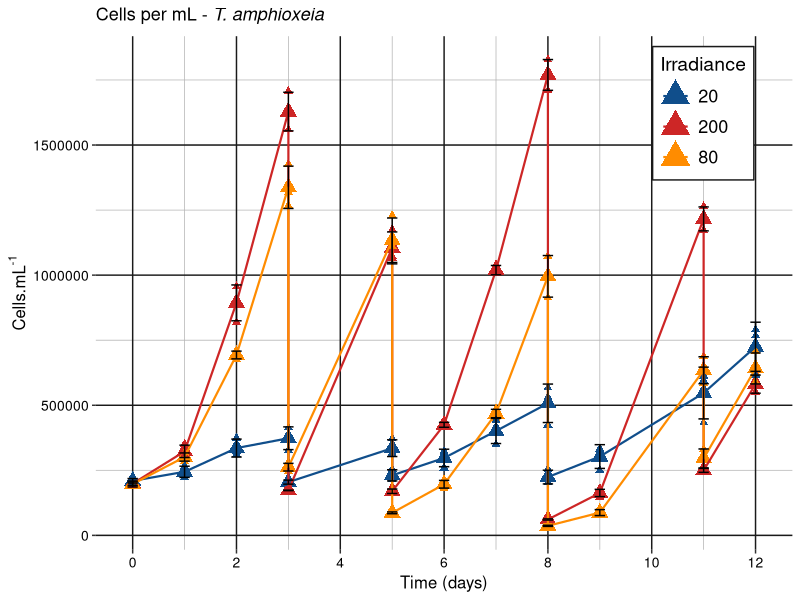
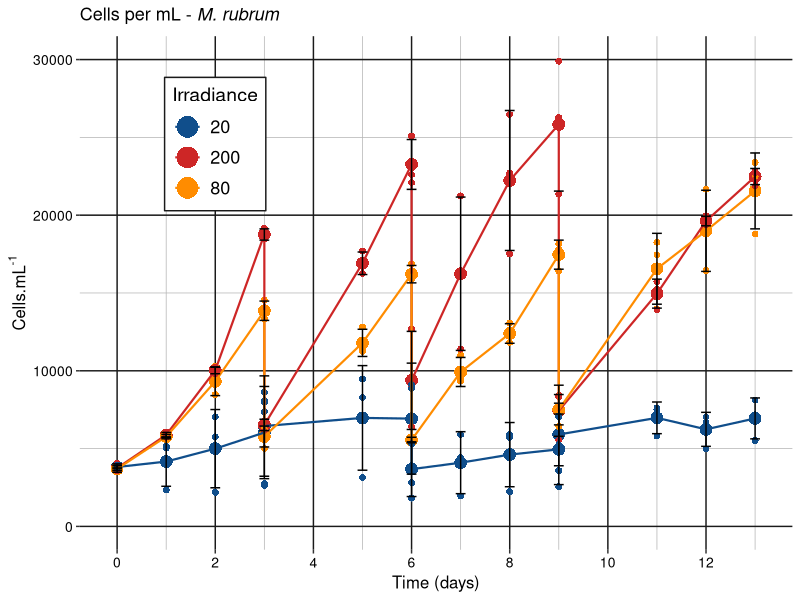
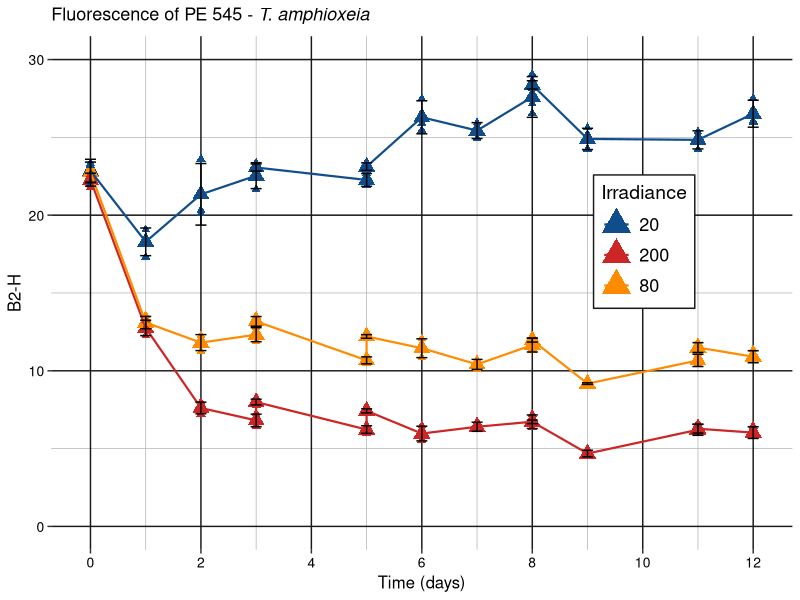
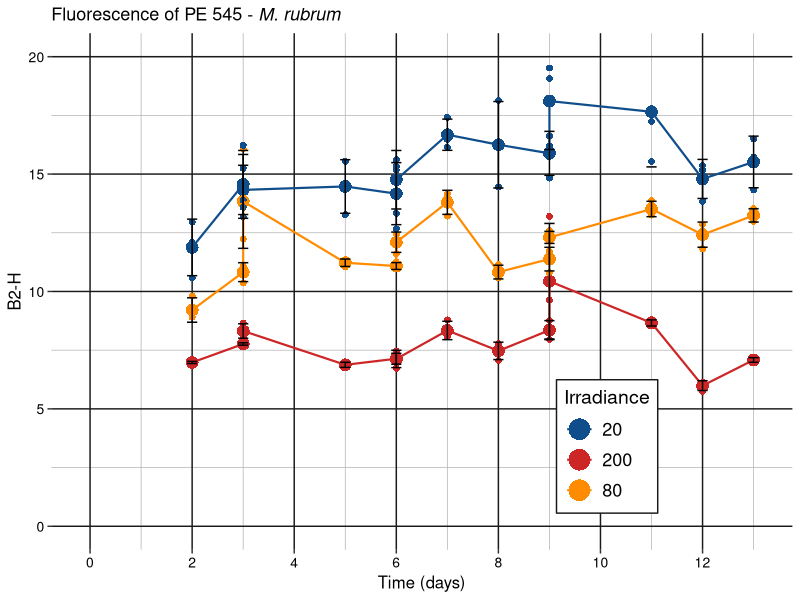
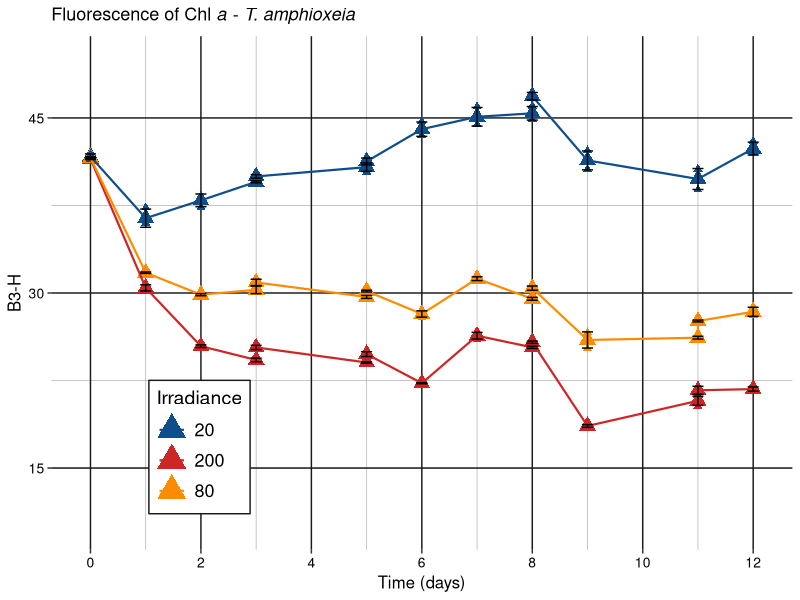
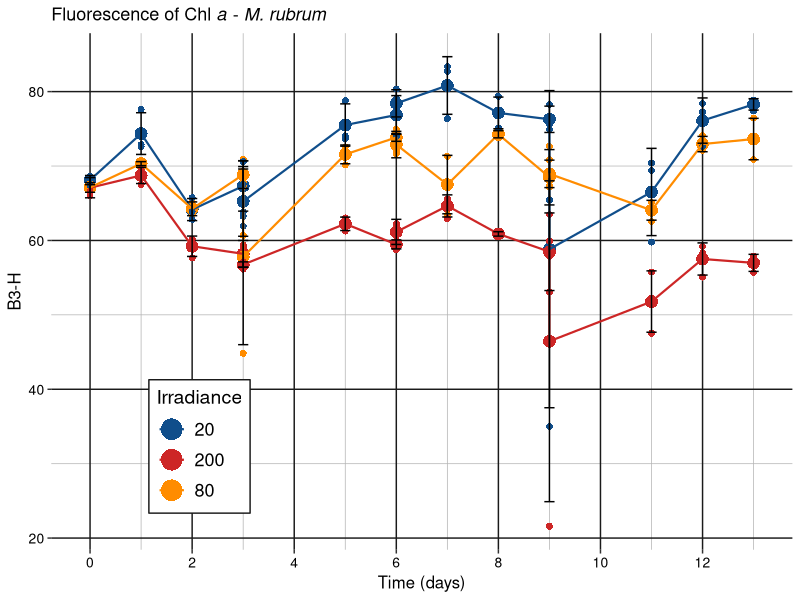
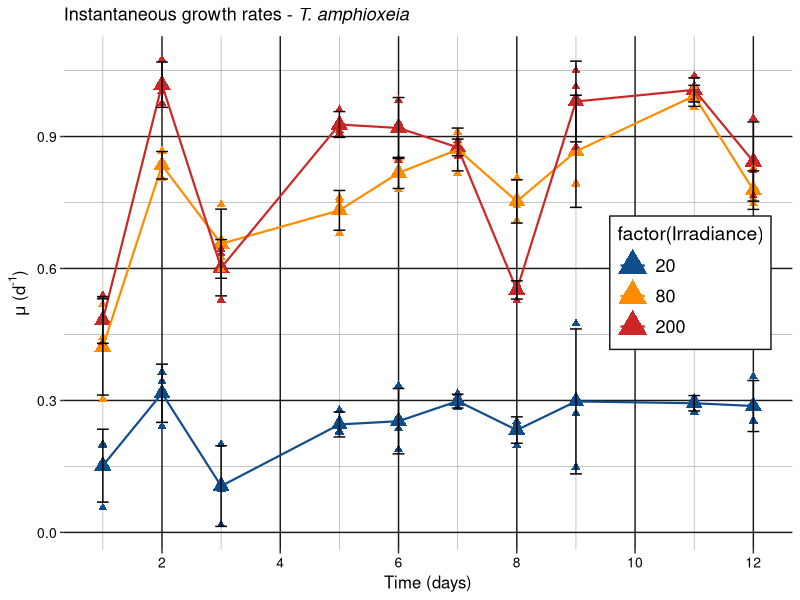
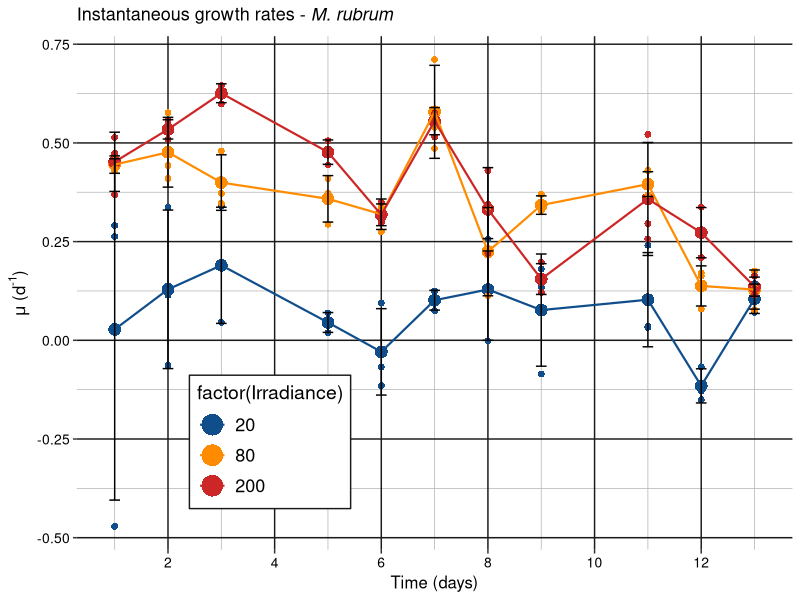

Source code (R) for these figures, in order:
### This script is part of the available material associated with the article 
### "Photoacclimation in the kleptoplastidic ciliate Mesodinium rubrum and its 
### cryptophyte prey Teleaulax amphioxeia: phenotypic variability and implications
### for red tide remote sensing", submitted to the Journal of Plankton Research on 2023/09/29

### This script and all the associated data files are made available publicly to follow the
### FAIR (Findable, Accessible, Interoperable, Reusable) principles for scientific data.

### This script was written entirely by the authors of the article. Please give credit if reusing all or parts
### of the script

####### Script Photoacclim 2.0: Flow cytometry and growth rates ###
### Date of last modification: 2023/10/25
# Author: Victor Pochic, ISOMer, Nantes Universite

# This scripts processes and plots flow cytometry data for the photoacclimation 
# experiment presented in the article, and calculates the associated growth rates

### Packages needed:

library(tidyverse)
library(ggplot2)
library(reshape2)
library(ggpubr)

#### Import data ####

Tele1 <- read.csv('Cyto_data_photoacclim/Tele1.csv', sep = ';', dec = ',', header = TRUE)
Tele2 <- read.csv('Cyto_data_photoacclim/Tele2.csv', sep = ';', dec = ',', header = TRUE)
Tele3 <- read.csv('Cyto_data_photoacclim/Tele3.csv', sep = ';', dec = ',', header = TRUE)
Tele4 <- read.csv('Cyto_data_photoacclim/Tele4.csv', sep = ';', dec = ',', header = TRUE)
Meso1 <- read.csv('Cyto_data_photoacclim/Meso1.csv', sep = ';', dec = ',', header = TRUE)
Meso2 <- read.csv('Cyto_data_photoacclim/Meso2.csv', sep = ';', dec = ',', header = TRUE)
Meso3 <- read.csv('Cyto_data_photoacclim/Meso3.csv', sep = ';', dec = ',', header = TRUE)
Meso4 <- read.csv('Cyto_data_photoacclim/Meso4.csv', sep = ';', dec = ',', header = TRUE)
Meso5 <- read.csv('Cyto_data_photoacclim/Meso5.csv', sep = ';', dec = ',', header = TRUE)

#### Curate data ####

Cyto_DB <- bind_rows(Tele1, Tele2) %>%
  bind_rows(Tele3) %>%
  bind_rows(Tele4) %>%
  bind_rows(Meso1) %>%
  bind_rows(Meso2) %>%
  bind_rows(Meso3) %>%
  bind_rows(Meso4) %>%
  bind_rows(Meso5) %>%
  mutate(Species = ifelse(grepl('Tele', SID, fixed = TRUE) == TRUE, 'Tele', 'Meso')) %>%
  # Adds the information of the species based on the sample ID
  mutate(Irradiance = ifelse(grepl('200', SID, fixed = TRUE) == TRUE, '200', 
                             ifelse(grepl('80', SID, fixed = TRUE) == TRUE, '80', '20'))) %>%
  # Adds the information of the irradiance based on the sample ID
  mutate(Sample = ifelse(grepl('surn', SID, fixed = TRUE) == TRUE, 'surn', 'culture')) %>%
  # Adds the information of the replicate number based on the sample ID
  mutate(Replicate = ifelse(grepl('_1', SID, fixed = TRUE) == TRUE, 1, 
                            ifelse(grepl('_2', SID, fixed = TRUE) == TRUE, 2, 3))) %>%
  # Adds the info of whether the sample is culture or supernatant
  mutate(PR = ifelse(grepl('PR', SID, fixed = TRUE) == TRUE, 'Yes', 'No')) %>%
  # Adds the info whether the count is done after transplanting of the culture
  mutate(Date = ymd(Date)) %>%
  # modifies the date format
  mutate(Day = day(Date)) %>%
  mutate(Month = month(Date, label = F)) %>%
  mutate(Year = year(Date)) # We cut the pipe here so we have a reference that we can call for the 
# next step (calculating the experimental time)

Cyto_data <- Cyto_DB %>%
  mutate(Time_exp = Day - min(Cyto_DB$Day)) %>%
  # Computes the experimental time in days(0 = start of the experiment)
  mutate(Dilution_factor = ifelse((grepl('200', SID, fixed = TRUE) == TRUE |
                                     grepl('80', SID, fixed = TRUE) == TRUE) &
                                    (Time_exp == 3 | Time_exp == 5 | Time_exp == 8) &
                                    (PR == 'No') & (Species == 'Tele'), 2, 1)) %>%
  # There was a dilution of some samples before counting, at certain time points
  mutate(Count.mL = Count.mL*Dilution_factor)
# Taking into account the dilution factors for the cell counts

Cyto_groups <- Cyto_data %>%
  group_by(Species, Irradiance, Time_exp, PR) %>%
  filter(Sample == 'culture') %>% # Excluding the supernatant samples
  filter(grepl('20N', SID, fixed = TRUE) == FALSE) # Excluding the samples of Mesodinium 'clouds'

Cyto_means <- Cyto_groups %>%
  summarise_at(vars('Count.mL', 'FSC.H.Median', 'SSC.H.Median', 'B2.H.Median', 'B3.H.Median'),
               list( ~ mean(.)), .groups = 'keep')
Cyto_sds <- Cyto_groups %>%
  summarise_at(vars('Count.mL', 'FSC.H.Median', 'SSC.H.Median', 'B2.H.Median', 'B3.H.Median'),
               list( ~ sd(.)), .groups = 'keep')

Cyto_stats <- left_join(Cyto_means, Cyto_sds, by = c('Irradiance', 'Species', 'Time_exp', 'PR'), 
                        suffix = c('_mean', '_sd'))

# Creating separated data frames for each species
# Tele
Cyto_stats_Tele <- Cyto_stats %>%
  filter(Species == 'Tele')

Cyto_groups_Tele <- Cyto_groups %>%
  filter(Species == 'Tele')

# Meso
Cyto_stats_Meso <- Cyto_stats %>%
  filter(Species == 'Meso')

Cyto_groups_Meso <- Cyto_groups %>%
  filter(Species == 'Meso')

#### Plotting ####

#### Cell counts ####

### Teleaulax

Cyto_count_Tele.plot <- ggplot(Cyto_stats_Tele, aes(x = Time_exp, y = Count.mL_mean, color = Irradiance)) +
  # Aesthetics
  scale_color_discrete(type = c('dodgerblue4', 'firebrick3', 'darkorange')) +
  geom_point(size = 4, shape = 17) +
  geom_point(data = Cyto_groups_Tele, aes(x = Time_exp, y = Count.mL, color = Irradiance), 
             size = 2, shape = 17) +
  geom_path(linewidth = .75) +
  # Format of x axis
  scale_x_continuous(breaks = seq(0,12, by = 2)) +
  # Title and axis labels
  ggtitle(c(expression(paste('Cells per mL - ', italic('T. amphioxeia'))))) +
  labs(y = c(expression(paste('Cells.mL'^'-1'))), x = 'Time (days)') +
  # Error bars
  geom_errorbar(aes(ymin=Count.mL_mean-Count.mL_sd, ymax=Count.mL_mean+Count.mL_sd), width = 0.2,
                position=position_dodge(), linewidth = .5, color = 'black') +
  theme(plot.title = element_text(size = 13), 
        # Axis
        axis.title.x = element_text(size=12), axis.title.y =element_text(size=12), axis.text = element_text(size=10, color = 'black'), 
        # Legend
        legend.text = element_text(size = 13), legend.title = element_text(size = 14), 
        legend.position = c(0.872, 0.85), legend.box.margin = margin(0, 0, 0, 0, 'cm'), legend.background = element_rect(color = 'gray10'),
        # Panel
        panel.grid.major = element_line(color = 'gray10', linewidth = .5), panel.grid.minor = element_line(color = 'gray70', size = .25),
        panel.background = element_rect(fill = 'white', color = 'white', linetype = 1))+
  guides(color = guide_legend(override.aes = list(size = 7)), shape = 'none')

Cyto_count_Tele.plot

# Saving the plot as image
# ggsave('Cyto_count_Tele.tiff', dpi = 600, width = 164, height = 147.6, units = 'mm')

### Mesodinium

Cyto_count_Meso.plot <- ggplot(Cyto_stats_Meso, aes(x = Time_exp, y = Count.mL_mean, color = Irradiance)) +
  # Aesthetics
  scale_color_discrete(type = c('dodgerblue4', 'firebrick3', 'darkorange')) +
  geom_point(size = 4, shape = 16) +
  geom_point(data = Cyto_groups_Meso, aes(x = Time_exp, y = Count.mL, color = Irradiance), 
             size = 2, shape = 16) +
  geom_path(linewidth = .75) +
  # Format of x axis
  scale_x_continuous(breaks = seq(0,13, by = 2)) +
  # Format of y axis
  scale_y_continuous(breaks = seq(0,30000, by = 10000), limits = c(0,30000)) +
  # Title and axis labels
  ggtitle(c(expression(paste('Cells per mL - ', italic('M. rubrum'))))) +
  labs(y = c(expression(paste('Cells.mL'^'-1'))), x = 'Time (days)') +
  # Error bars
  geom_errorbar(aes(ymin=Count.mL_mean-Count.mL_sd, ymax=Count.mL_mean+Count.mL_sd), width = 0.2,
                position=position_dodge(), linewidth = .5, color = 'black') +
  theme(plot.title = element_text(size = 13), 
        # Axis
        axis.title.x = element_text(size=12), axis.title.y =element_text(size=12), axis.text = element_text(size=10, color = 'black'), 
        # Legend
        legend.text = element_text(size = 13), legend.title = element_text(size = 14), 
        legend.position = c(0.19, 0.79), legend.box.margin = margin(0, 0, 0, 0, 'cm'), legend.background = element_rect(color = 'gray10'),
        # Panel
        panel.grid.major = element_line(color = 'gray10', linewidth = .5), panel.grid.minor = element_line(color = 'gray70', size = .25),
        panel.background = element_rect(fill = 'white', color = 'white', linetype = 1))+
  guides(color = guide_legend(override.aes = list(size = 7)), shape = 'none')

Cyto_count_Meso.plot

# Saving the plot as image
# ggsave('Cyto_count_Meso.tiff', dpi = 600, width = 164, height = 147.6, units = 'mm')

#### B2H - Fluo PE 545 ####

### Tele 

FluoPE_Tele.plot <- ggplot(Cyto_stats_Tele, aes(x = Time_exp, y = B2.H.Median_mean, color = Irradiance)) +
  # Aesthetics
  scale_color_discrete(type = c('dodgerblue4', 'firebrick3', 'darkorange')) +
  geom_point(size = 4, shape = 17) +
  geom_point(data = Cyto_groups_Tele, aes(x = Time_exp, y = B2.H.Median, color = Irradiance), 
             size = 2, shape = 17) +
  geom_path(linewidth = .75) +
  # Format of x axis
  scale_x_continuous(breaks = seq(0,12, by = 2)) +
  # Format of y axis
  scale_y_continuous(breaks = seq(0,30, by = 10), limits = c(0,30)) +
  # Title and axis labels
  ggtitle(c(expression(paste('Fluorescence of PE 545 - ', italic('T. amphioxeia'))))) +
  labs(y = 'B2-H', x = 'Time (days)') +
  # Error bars
  geom_errorbar(aes(ymin=B2.H.Median_mean-B2.H.Median_sd, ymax=B2.H.Median_mean+B2.H.Median_sd), width = 0.2,
                position=position_dodge(), linewidth = .5, color = 'black') +
  theme(plot.title = element_text(size = 13), 
        # Axis
        axis.title.x = element_text(size=12), axis.title.y =element_text(size=12), axis.text = element_text(size=10, color = 'black'), 
        # Legend
        legend.text = element_text(size = 13), legend.title = element_text(size = 14), 
        legend.position = c(0.8, 0.60), legend.box.margin = margin(0, 0, 0, 0, 'cm'), legend.background = element_rect(color = 'gray10'),
        # Panel
        panel.grid.major = element_line(color = 'gray10', linewidth = .5), panel.grid.minor = element_line(color = 'gray70', size = .25),
        panel.background = element_rect(fill = 'white', color = 'white', linetype = 1))+
  guides(color = guide_legend(override.aes = list(size = 7)), shape = 'none')

FluoPE_Tele.plot

# Saving the plot as image
# ggsave('FluoPE_Tele.tiff', dpi = 600, width = 164, height = 147.6, units = 'mm')

### Meso

FluoPE_Meso.plot <- ggplot(Cyto_stats_Meso, aes(x = Time_exp, y = B2.H.Median_mean, color = Irradiance)) +
  # Aesthetics
  scale_color_discrete(type = c('dodgerblue4', 'firebrick3', 'darkorange')) +
  geom_point(size = 4, shape = 16) +
  geom_point(data = Cyto_groups_Meso, aes(x = Time_exp, y = B2.H.Median, color = Irradiance), 
             size = 2, shape = 16) +
  geom_path(linewidth = .75) +
  # Format of x axis
  scale_x_continuous(breaks = seq(0,13, by = 2)) +
  # Format of y axis
  scale_y_continuous(breaks = seq(0,20, by = 5), limits = c(0,20)) +
  # Title and axis labels
  ggtitle(c(expression(paste('Fluorescence of PE 545 - ', italic('M. rubrum'))))) +
  labs(y = 'B2-H', x = 'Time (days)') +
  # Error bars
  geom_errorbar(aes(ymin=B2.H.Median_mean-B2.H.Median_sd, ymax=B2.H.Median_mean+B2.H.Median_sd), width = 0.2,
                position=position_dodge(), linewidth = .5, color = 'black') +
  theme(plot.title = element_text(size = 13), 
        # Axis
        axis.title.x = element_text(size=12), axis.title.y =element_text(size=12), axis.text = element_text(size=10, color = 'black'), 
        # Legend
        legend.text = element_text(size = 13), legend.title = element_text(size = 14), 
        legend.position = c(0.75, 0.2), legend.box.margin = margin(0, 0, 0, 0, 'cm'), legend.background = element_rect(color = 'gray10'),
        # Panel
        panel.grid.major = element_line(color = 'gray10', linewidth = .5), panel.grid.minor = element_line(color = 'gray70', size = .25),
        panel.background = element_rect(fill = 'white', color = 'white', linetype = 1))+
  guides(color = guide_legend(override.aes = list(size = 7)), shape = 'none')

FluoPE_Meso.plot

# Saving the plot as image
# ggsave('FluoPE_Meso.tiff', dpi = 600, width = 164, height = 147.6, units = 'mm')


#### B3H - Fluo Chl a ####

### Tele

FluoChla_Tele.plot <- ggplot(Cyto_stats_Tele, aes(x = Time_exp, y = B3.H.Median_mean, color = Irradiance, shape = Species)) +
  #Aesthetics
  scale_color_discrete(type = c('dodgerblue4', 'firebrick3', 'darkorange')) +
  geom_point(size = 4, shape = 17) +
  geom_point(data = Cyto_groups_Tele, aes(x = Time_exp, y = B3.H.Median, color = Irradiance), 
             size = 2, shape = 17) +
  geom_path(linewidth = .75) +
  # Format of x axis
  scale_x_continuous(breaks = seq(0,12, by = 2)) +
  # Format of y axis
  scale_y_continuous(breaks = seq(15,45, by = 15), limits = c(10,50)) +
  # Title and axis labels
  ggtitle(c(expression(paste('Fluorescence of Chl ', italic('a'), ' - ', italic('T. amphioxeia'))))) +
  labs(y = 'B3-H', x = 'Time (days)') +
  geom_errorbar(aes(ymin=B3.H.Median_mean-B3.H.Median_sd, ymax=B3.H.Median_mean+B3.H.Median_sd), width = 0.2,
                position=position_dodge(), linewidth = .5, color = 'black') +
  theme(plot.title = element_text(size = 13), 
        # Axis
        axis.title.x = element_text(size=12), axis.title.y =element_text(size=12), axis.text = element_text(size=10, color = 'black'), 
        # Legend
        legend.text = element_text(size = 13), legend.title = element_text(size = 14), 
        legend.position = c(0.2, 0.2), legend.box.margin = margin(0, 0, 0, 0, 'cm'), legend.background = element_rect(color = 'gray10'),
        # Panel
        panel.grid.major = element_line(color = 'gray10', linewidth = .5), panel.grid.minor = element_line(color = 'gray70', size = .25),
        panel.background = element_rect(fill = 'white', color = 'white', linetype = 1))+
  guides(color = guide_legend(override.aes = list(size = 7)), shape = 'none')

FluoChla_Tele.plot

# Saving the plot as image
# ggsave('FluoChla_Tele.tiff', dpi = 600, width = 164, height = 147.6, units = 'mm')

### Meso

FluoChla_Meso.plot <- ggplot(Cyto_stats_Meso, aes(x = Time_exp, y = B3.H.Median_mean, color = Irradiance, shape = Species)) +
  #Aesthetics
  scale_color_discrete(type = c('dodgerblue4', 'firebrick3', 'darkorange')) +
  geom_point(size = 4, shape = 16) +
  geom_point(data = Cyto_groups_Meso, aes(x = Time_exp, y = B3.H.Median, color = Irradiance), 
             size = 2, shape = 16) +
  geom_path(linewidth = .75) +
  # Format of x axis
  scale_x_continuous(breaks = seq(0,13, by = 2)) +
  # Format of y axis
  #scale_y_continuous(breaks = seq(15,45, by = 15), limits = c(10,50)) +
  # Title and axis labels
  ggtitle(c(expression(paste('Fluorescence of Chl ', italic('a'), ' - ', italic('M. rubrum'))))) +
  labs(y = 'B3-H', x = 'Time (days)') +
  geom_errorbar(aes(ymin=B3.H.Median_mean-B3.H.Median_sd, ymax=B3.H.Median_mean+B3.H.Median_sd), width = 0.2,
                position=position_dodge(), linewidth = .5, color = 'black') +
  theme(plot.title = element_text(size = 13), 
        # Axis
        axis.title.x = element_text(size=12), axis.title.y =element_text(size=12), axis.text = element_text(size=10, color = 'black'), 
        # Legend
        legend.text = element_text(size = 13), legend.title = element_text(size = 14), 
        legend.position = c(0.2, 0.2), legend.box.margin = margin(0, 0, 0, 0, 'cm'), legend.background = element_rect(color = 'gray10'),
        # Panel
        panel.grid.major = element_line(color = 'gray10', linewidth = .5), panel.grid.minor = element_line(color = 'gray70', size = .25),
        panel.background = element_rect(fill = 'white', color = 'white', linetype = 1))+
  guides(color = guide_legend(override.aes = list(size = 7)), shape = 'none')

FluoChla_Meso.plot

# Saving the plot as image
# ggsave('FluoChla_Meso.tiff', dpi = 600, width = 164, height = 147.6, units = 'mm')

#### Calculating p_surn for the PE concentrations ####

p_surn <- Cyto_data %>%
  filter(Time_exp == 12) %>%
  filter(grepl('_2', SID, fixed = TRUE)&(Count != 0)&(Species == 'Tele')) %>%
  # We don't check the percentage of cells in the supernatant for Mesodinium, 
  # because it is assumed that no cells remain in the supernatant after centrifugation for this species
  group_by(Irradiance) %>%
  arrange(as.numeric(Irradiance))

p_surn_Tele <- as.data.frame(as.numeric(unique(p_surn$Irradiance)))
colnames(p_surn_Tele) = 'Irradiance'
p_surn_Tele <- p_surn_Tele %>%
  arrange(Irradiance)

p_surn_Tele$p_surn = NA
p_surn_Tele$p_surn[1] <- (p_surn$Count.mL[2]/p_surn$Count.mL[1])*100
p_surn_Tele$p_surn[2] <- (p_surn$Count.mL[4]/p_surn$Count.mL[3])*100
p_surn_Tele$p_surn[3] <- (p_surn$Count.mL[6]/p_surn$Count.mL[5])*100

p_surn_mean <- p_surn_Tele %>%
  summarise(p_surn = mean(p_surn))

p_surn_sd <- p_surn_Tele %>%
  summarise(p_surn = sd(p_surn))

p_surn_stats <- bind_cols(p_surn_mean, p_surn_sd, by = NULL, suffix = c('.mean', '.sd'))

# Still need to : gather info on Mesodinium nutrition (lab notebook + excel file) and compute prey/predator ratios
#### Calculating instantaneous growth rates ####

# Instantaneous growth rate

GR <- Cyto_groups %>%
  # All the following steps arrange the dataset in order to group replicates
  # and arrange them by experimental time, so that we go from t0 to tf for each replicate
  group_by(Species, Irradiance, Replicate) %>%
  mutate(Irradiance = as.numeric(Irradiance)) %>%
  arrange(PR, .by_group = TRUE) %>%
  arrange(Irradiance, .by_group = TRUE) %>%
  arrange(Time_exp, .by_group = TRUE) %>%
  # We select only the columns that matter for the growth rate -> simplifies the table
  select(SID, Time, Date, Count.mL, Species, Irradiance, Replicate, PR, Time_exp) %>%
  # Then we can compute the instantaneous growth rate from C(t) and C(t-1)
  # Function lag() serves to get the value at t-1 (previous row in the table)
  mutate(GR_inst = ifelse(Time_exp == 0 | PR == 'Yes', 'Na', log(Count.mL/lag(Count.mL))/(Time_exp-lag(Time_exp))))

# Let's have a look : all seems fine

# Computing means and standard deviations for plots

GR_groups <- ungroup(GR) %>%
  # Getting rid of Nas
  filter(GR_inst != 'Na') %>%
  # Transforming the GR_inst values into a numeric format
  mutate(GR_inst = as.numeric(GR_inst)) %>%
  # New grouping -> for calculating stats on the GR
  group_by(Species, Irradiance, Time_exp)

GR_means <- GR_groups %>%
  summarise(GR_inst.mean = mean(GR_inst), .groups = 'keep')

GR_sds <- GR_groups %>%
  summarise(GR_inst.sd = sd(GR_inst), .groups = 'keep')

GR_stats <- left_join(GR_means, GR_sds, by = c('Species', 'Irradiance', 'Time_exp'))

# One table for each species
# Tele
GR_stats_Tele <- filter(GR_stats, Species == 'Tele')
GR_groups_Tele <- filter(GR_groups, Species == 'Tele')

# Meso
GR_stats_Meso <- filter(GR_stats, Species == 'Meso')
GR_groups_Meso <- filter(GR_groups, Species == 'Meso')

#### Plotting GRs ####

# Tele

GR_inst_Tele.plot <- ggplot(GR_stats_Tele, aes(x = Time_exp, y = GR_inst.mean, color = factor(Irradiance))) +
  # Aesthetics
  scale_color_manual(values = c('dodgerblue4', 'darkorange', 'firebrick3')) + 
  geom_point(size = 4, shape = 17) +
  geom_point(data = GR_groups_Tele, aes(x = Time_exp, y = GR_inst, color = factor(Irradiance)), 
             size = 2, shape = 17) +
  geom_path(linewidth = .75) +
  # Format of x axis
  scale_x_continuous(breaks = seq(0,12, by = 2)) +
  # Title and axis labels
  ggtitle(c(expression(paste('Instantaneous growth rates - ', italic('T. amphioxeia'))))) +
  labs(y = c(expression(paste(mu,' (d'^'-1',')'))), x = 'Time (days)') +
  # Error bars
  geom_errorbar(aes(ymin=GR_inst.mean-GR_inst.sd, ymax=GR_inst.mean+GR_inst.sd), width = 0.2,
                position=position_dodge(), linewidth = .5, color = 'black') +
  theme(plot.title = element_text(size = 13), 
        # Axis
        axis.title.x = element_text(size=12), axis.title.y =element_text(size=12), axis.text = element_text(size=10, color = 'black'), 
        # Legend
        legend.text = element_text(size = 13), legend.title = element_text(size = 14), 
        legend.position = c(0.86, 0.52), legend.box.margin = margin(0, 0, 0, 0, 'cm'), legend.background = element_rect(color = 'gray10'),
        # Panel
        panel.grid.major = element_line(color = 'gray10', linewidth = .5), panel.grid.minor = element_line(color = 'gray70', linewidth = .25),
        panel.background = element_rect(fill = 'white', color = 'white', linetype = 1))+
  guides(color = guide_legend(override.aes = list(size = 7)), shape = 'none')

GR_inst_Tele.plot

# Saving the plot as image
# ggsave('GR_inst_Tele.tiff', dpi = 600, width = 164, height = 147.6, units = 'mm')

# Meso

GR_inst_Meso.plot <- ggplot(GR_stats_Meso, aes(x = Time_exp, y = GR_inst.mean, color = factor(Irradiance))) +
  # Aesthetics
  scale_color_manual(values = c('dodgerblue4', 'darkorange', 'firebrick3')) + 
  geom_point(size = 4, shape = 16) +
  geom_point(data = GR_groups_Meso, aes(x = Time_exp, y = GR_inst, color = factor(Irradiance)), 
             size = 2, shape = 16) +
  geom_path(linewidth = .75) +
  # Format of x axis
  scale_x_continuous(breaks = seq(0,12, by = 2)) +
  # Title and axis labels
  ggtitle(c(expression(paste('Instantaneous growth rates - ', italic('M. rubrum'))))) +
  labs(y = c(expression(paste(mu,' (d'^'-1',')'))), x = 'Time (days)') +
  # Error bars
  geom_errorbar(aes(ymin=GR_inst.mean-GR_inst.sd, ymax=GR_inst.mean+GR_inst.sd), width = 0.2,
                position=position_dodge(), linewidth = .5, color = 'black') +
  theme(plot.title = element_text(size = 13), 
        # Axis
        axis.title.x = element_text(size=12), axis.title.y =element_text(size=12), axis.text = element_text(size=10, color = 'black'), 
        # Legend
        legend.text = element_text(size = 13), legend.title = element_text(size = 14), 
        legend.position = c(0.27, 0.21), legend.box.margin = margin(0, 0, 0, 0, 'cm'), legend.background = element_rect(color = 'gray10'),
        # Panel
        panel.grid.major = element_line(color = 'gray10', linewidth = .5), panel.grid.minor = element_line(color = 'gray70', linewidth = .25),
        panel.background = element_rect(fill = 'white', color = 'white', linetype = 1))+
  guides(color = guide_legend(override.aes = list(size = 7)), shape = 'none')

GR_inst_Meso.plot

# Saving the plot as image
# ggsave('GR_inst_Meso.tiff', dpi = 600, width = 164, height = 147.6, units = 'mm')

#### Calculating GRs on defined growth intervals ####

# Based on the analysis of the semi-continuous growth curves and the instantaneous GRs,
# we chose to take the intervals (5-7 days) and (8-11 days) to calculate GR for T. amphioxeia
# and the interval (6-8 days) for M. rubrum

### Tele

Cyto_Tele_mu1 <- filter(GR, Species == 'Tele' & ((Time_exp == 5 & PR == 'Yes') | Time_exp %in% c(6,7))) %>%
  mutate(log.count = log(Count.mL)) %>%
  summarise(mu = lm(log.count ~ Time_exp)$coefficients['Time_exp'], .groups = 'keep')
# Adding the temperature variable
Cyto_Tele_mu1$Temp <- 21.0
# Growth rates for Tele in the first interval

Cyto_Tele_mu2 <- filter(GR, Species == 'Tele' & ((Time_exp == 8 & PR == 'Yes') | Time_exp %in% c(9,11))) %>%
  mutate(log.count = log(Count.mL)) %>%
  summarise(mu = lm(log.count ~ Time_exp)$coefficients['Time_exp'], .groups = 'keep')
# Adding the temperature variable
Cyto_Tele_mu2$Temp <- 21.0
# Growth rates for Tele in the second interval

## The first interval seems to be the best --> discussion needed nonetheless!

### Meso
Cyto_Meso_mu1 <- filter(GR, Species == 'Meso' & ((Time_exp == 6 & PR == 'Yes') | Time_exp %in% c(7,8))) %>%
  mutate(log.count = log(Count.mL)) %>%
  summarise(mu = lm(log.count ~ Time_exp)$coefficients['Time_exp'], .groups = 'keep')
# Adding the temperature variable
Cyto_Meso_mu1$Temp <- 21.0
# Growth rates for Meso in the only interval selected

### Data for Meso from the experiment with 4 irradiance levels
mu_Meso_2 <- read.csv2(file = 'Experiment_samples/Meso_temp_17.5.csv', header = TRUE) %>%
  group_by(Species, Temp, Irradiance)

mu_Meso_2_means <- mu_Meso_2 %>%
  summarise(mu.mean = mean(mu), .groups = 'keep')

mu_Meso_2_sds <- mu_Meso_2 %>%
  summarise(mu.sd = sd(mu), .groups = 'keep')

mu_Meso_2_stats <- left_join(mu_Meso_2_means, mu_Meso_2_sds, by = c('Species', 'Irradiance', 'Temp'))


# Now that growth rates have been computed separately for both species, we can join the data
mu_groups <- bind_rows(Cyto_Tele_mu1, Cyto_Meso_mu1, mu_Meso_2)

# Stats for plotting
# For both species together
mu_means <- ungroup(mu_groups) %>%
  group_by(Species, Temp, Irradiance) %>%
  summarise(mu.mean = mean(mu), .groups = 'keep')

mu_sds <- ungroup(mu_groups) %>%
  group_by(Species, Temp, Irradiance) %>%
  summarise(mu.sd = sd(mu), .groups = 'keep')

mu_stats <- left_join(mu_means, mu_sds, by = c('Species', 'Temp', 'Irradiance'))
mu_stats <- group_by(mu_stats, Species, Temp, Irradiance)

### Functions for growth models (based on Poisson law, after MacIntyre et al., 2002)
# Functions correspond to equation 1 in the paper

# Tele
Growth_Tele_mean <- function(x){
  0.94*(1 - exp(-(x/45.03)))
}

Growth_Tele_max <- function(x){
  0.98*(1 - exp(-(x/39.15))) #50.91
}

Growth_Tele_min <- function(x){
  0.90*(1 - exp(-(x/50.91))) #39.15
}

# Meso 21 degrees celsius
Growth_Meso21_mean <- function(x){
  0.47*(1 - exp(-(x/51.21)))
}

Growth_Meso21_max <- function(x){
  0.51*(1 - exp(-(x/37.93))) # 64.49
}

Growth_Meso21_min <- function(x){
  0.43*(1 - exp(-(x/64.49))) # 37.93
}

# Meso 17.5 degrees celsius
Growth_Meso17.5_mean <- function(x){
  0.32*(1 - exp(-(x/50.92)))
}

Growth_Meso17.5_max <- function(x){
  0.33*(1 - exp(-(x/46.33))) # 55.51
}

Growth_Meso17.5_min <- function(x){
  0.31*(1 - exp(-(x/55.51))) # 46.33
}

#### Plotting ####

# Growth rates
mu_stats.plot<-ggplot(data = mu_stats, aes(x = Irradiance, y = mu.mean, 
                                           color = factor(Temp), shape = Species)) +
  # Aesthetics
  scale_color_discrete(type = c('dodgerblue4', 'firebrick3')) +
  scale_shape_discrete(c(1,2))+
  geom_point(size = 4) +
  geom_point(data = mu_groups, aes(x = Irradiance, y = mu, color = factor(Temp)), 
             size = 2, fill = 'white') +
  # Growth models
  # # Tele
  geom_function(fun = Growth_Tele_mean, color = 'firebrick3', linewidth = .5, linetype = 1) +
  geom_function(fun = Growth_Tele_max, color = 'firebrick3', linewidth = .5, linetype = 2) +
  geom_function(fun = Growth_Tele_min, color = 'firebrick3', linewidth = .5, linetype = 2) +
  # Meso 21
  geom_function(fun = Growth_Meso21_mean, color = 'firebrick3', linewidth = .5, linetype = 1) +
  geom_function(fun = Growth_Meso21_max, color = 'firebrick3', linewidth = .5, linetype = 2) +
  geom_function(fun = Growth_Meso21_min, color = 'firebrick3', linewidth = .5, linetype = 2) +
  # Meso 17.5
  geom_function(fun = Growth_Meso17.5_mean, color = 'dodgerblue4', linewidth = .5, linetype = 1) +
  geom_function(fun = Growth_Meso17.5_max, color = 'dodgerblue4', linewidth = .5, linetype = 2) +
  geom_function(fun = Growth_Meso17.5_min, color = 'dodgerblue4', linewidth = .5, linetype = 2) +
  # Format of x axis
  scale_x_continuous(breaks = seq(0,250, by = 50), limits = c(0,255)) +
  # Format of y axis
  scale_y_continuous(breaks = seq(0,1, by = 0.25), limits = c(0,1)) +
  # Title and axis labels
  ggtitle("A") +
  labs(y = c(expression(paste(mu,' (d'^'-1',')'))), 
       x = c(expression(paste('Irradiance (', mu,'mol photons.m'^'-2','.s'^'-1',')')))) +
  # Errorbars
  geom_errorbar(aes(ymin=mu.mean-mu.sd, ymax=mu.mean+mu.sd), width = 7,
                linewidth = .5, color = 'black') +
  theme(plot.title = element_text(size = 14, face = 'bold'), 
        # Axis
        axis.title.x = element_text(size=11), axis.title.y =element_text(size=11), axis.text = element_text(size=8, color = 'black'), 
        # Legend
        legend.text = element_text(size = 8), legend.title = element_text(size = 9), 
        legend.position = c(0.9, 0.75), legend.box.margin = margin(0, 0, 0, 0, 'cm'), legend.background = element_rect(color = 'gray10'),
        # Panel
        panel.grid.major = element_line(color = 'gray10', linewidth = .5), panel.grid.minor = element_line(color = 'gray70', linewidth = .25),
        panel.background = element_rect(fill = 'white', color = 'white', linetype = 1))+
  guides(color = 'none', shape = 'none')

mu_stats.plot

# Saving the plot
# ggsave('mu_plot2.tiff', dpi = 600, width = 80, height = 80, units = 'mm')

#### Biovolumes ####

Samples_photoacclim2 <- read.csv('Experiment_samples/Samples_photoacclim2.csv', sep = ';', dec = ',', header = TRUE) %>%
  select(Species, Irradiance, Replicate, Diameter)
# Adding the temperature value
Samples_photoacclim2$Temp <- 21.0

Samples_photoacclim1 <- read.csv2(file = 'Experiment_samples/Samples_photoacclim2_temp17.5.csv', header = TRUE) %>%
  mutate(Vs_CHN = as.numeric(Vs_CHN))

Biovolumes <- bind_rows(Samples_photoacclim1, Samples_photoacclim2) %>%
  group_by(Species, Temp, Irradiance) %>%
  mutate(Biovolume = (4/3)*pi*((Diameter/2)^3)) %>%
  # Creating a new variable for plotting widely different biovolumes on the same plot
  mutate(Biovolume_plot = ifelse(Species == 'Meso', Biovolume/100, Biovolume))


# Statistics for plotting

Biovolumes_means <- Biovolumes %>%
  summarise(Biovolume.mean = mean(Biovolume), .groups = 'keep')

Biovolumes_sds <- Biovolumes %>%
  summarise(Biovolume.sd = sd(Biovolume), .groups = 'keep')

Biovolumes_stats <- left_join(Biovolumes_means, Biovolumes_sds, by = c('Species', 'Temp', 'Irradiance')) %>%
  # Creating new variables for plotting widely different biovolumes and errors on the same plot
  mutate(Biovolume_plot.mean = ifelse(Species == 'Meso', Biovolume.mean/100, Biovolume.mean)) %>%
  mutate(Biovolume_plot.sd = ifelse(Species == 'Meso', Biovolume.sd/100, Biovolume.sd))


### Plotting

Biovolumes.plot<-ggplot(Biovolumes_stats, aes(x = Irradiance, y = Biovolume_plot.mean, 
                                              color = factor(Temp), shape = Species)) +
  # Aesthetics
  scale_color_discrete(type = c('dodgerblue4', 'firebrick3')) +
  scale_shape_discrete(c(1,2), labels = c(c(expression(paste(italic('M. rubrum')))),
                                          c(expression(paste(italic('T. amphioxeia')))))) +
  geom_point(size = 4) +
  geom_point(data = Biovolumes, aes(x = Irradiance, y = Biovolume_plot, color = factor(Temp)), 
             size = 2, fill = 'white') +
  geom_path(linewidth = .75) +
  # Format of x axis
  scale_x_continuous(breaks = seq(0,250, by = 50), limits = c(0,255)) +
  # Format of y axis
  scale_y_continuous(breaks = seq(20,50, by = 10), limits = c(20,52),
                     sec.axis = sec_axis(~.*100, 
                                         name = c(expression(paste(italic('M. rubrum'),' biovolume (',mu,'m'^'3',')'))))) + # c(expression(paste(italic('M. rubrum'),' biovolume (',mu,'m'^'3',')'))) -> name of the secondary axis if needed
  # Title and axis labels
  ggtitle("B") +
  labs(y = c(expression(paste(italic('T. amphioxeia'),' biovolume (',mu,'m'^'3',')'))), 
       x = (expression(paste('Irradiance (', mu,'mol photons.m'^'-2','.s'^'-1',')'))),
       color = c(expression(paste('Temperature (°C):')))) +
  # Errorbars
  geom_errorbar(aes(ymin=Biovolume_plot.mean-Biovolume_plot.sd, ymax=Biovolume_plot.mean+Biovolume_plot.sd), 
                width = 7, linewidth = .5, color = 'black') +
  theme(plot.title = element_text(size = 14, face = 'bold'), 
        # Axis
        axis.title.x = element_text(size=11), axis.title.y =element_text(size=11), axis.text = element_text(size=8, color = 'black'), 
        axis.title.y.right = element_text(angle = 90), # putting the secondary axis title in the same direction
        # Legend
        legend.text = element_text(size = 8), legend.title = element_text(size = 9), 
        legend.position = c(0.8, 0.25), legend.box.margin = margin(0, 0, 0, 0, 'cm'), legend.background = element_rect(color = 'gray10'),
        legend.key = element_blank(),
        # Panel
        panel.grid.major = element_line(color = 'gray10', linewidth = .5), panel.grid.minor = element_line(color = 'gray70', linewidth = .25),
        panel.background = element_rect(fill = 'white', color = 'white', linetype = 1))+
  guides(shape = guide_legend('Species:'))

Biovolumes.plot


# Patchwork plot
ggarrange(mu_stats.plot, Biovolumes.plot, align = 'h', ncol = 2, common.legend = TRUE, legend ='bottom')

# Saving the plot
# ggsave('mu_biov2.tiff', dpi = 600, width = 164, height = 95, units = 'mm')
